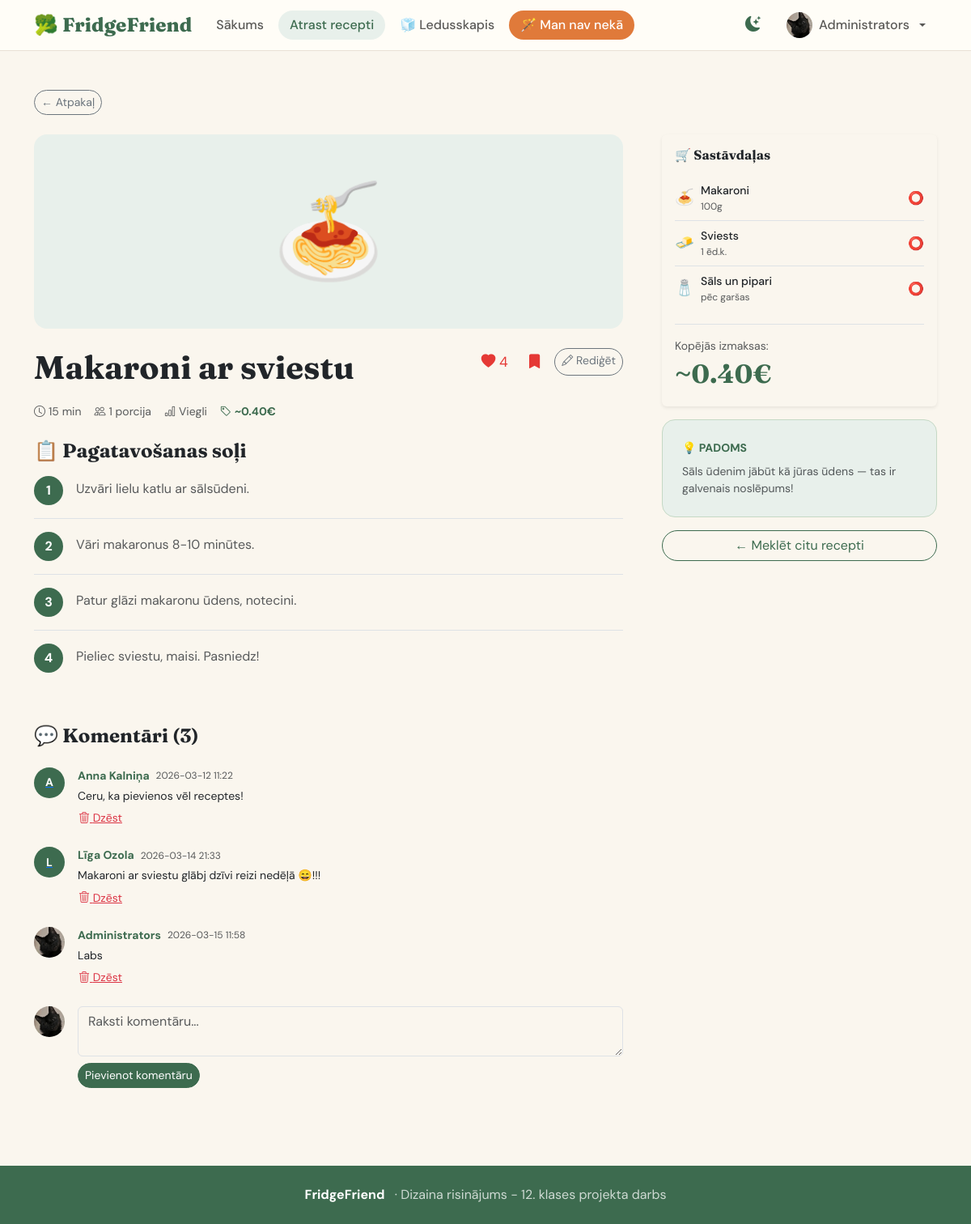
/recepte/2 (signed in), run on the app's committed database.
### tables this page shows
CREATE TABLE users (
            id            INTEGER PRIMARY KEY AUTOINCREMENT,
            username      TEXT    UNIQUE NOT NULL,
            email         TEXT    UNIQUE NOT NULL,
            password_hash TEXT    NOT NULL,
            display_name  TEXT,
            bio           TEXT,
            profile_pic   TEXT,
            is_admin      INTEGER DEFAULT 0,
            created_at    TEXT    DEFAULT CURRENT_TIMESTAMP
        );

CREATE TABLE recipes (
            id           INTEGER PRIMARY KEY AUTOINCREMENT,
            name         TEXT    NOT NULL,
            emoji        TEXT    DEFAULT "🍽️",
            time_minutes INTEGER DEFAULT 15,
            cost_eur     REAL    DEFAULT 1.0,
            difficulty   TEXT    DEFAULT "Viegli",
            serves       TEXT    DEFAULT "1 porcija",
            tip          TEXT,
            description  TEXT,
            created_by   INTEGER,
            is_official  INTEGER DEFAULT 1,
            is_public    INTEGER DEFAULT 1,
            created_at   TEXT    DEFAULT CURRENT_TIMESTAMP,
            FOREIGN KEY(created_by) REFERENCES users(id) ON DELETE SET NULL
        );

CREATE TABLE recipe_steps (
            id          INTEGER PRIMARY KEY AUTOINCREMENT,
            recipe_id   INTEGER NOT NULL,
            step_number INTEGER,
            description TEXT,
            FOREIGN KEY(recipe_id) REFERENCES recipes(id) ON DELETE CASCADE
        );

CREATE TABLE comments (
            id         INTEGER PRIMARY KEY AUTOINCREMENT,
            user_id    INTEGER,
            recipe_id  INTEGER NOT NULL,
            content    TEXT    NOT NULL,
            created_at TEXT    DEFAULT CURRENT_TIMESTAMP,
            FOREIGN KEY(user_id)   REFERENCES users(id)   ON DELETE SET NULL,
            FOREIGN KEY(recipe_id) REFERENCES recipes(id) ON DELETE CASCADE
        );

CREATE TABLE recipe_ingredients (
            id              INTEGER PRIMARY KEY AUTOINCREMENT,
            recipe_id       INTEGER NOT NULL,
            ingredient_name TEXT,
            emoji           TEXT,
            amount          TEXT,
            is_optional     INTEGER DEFAULT 0,
            FOREIGN KEY(recipe_id) REFERENCES recipes(id) ON DELETE CASCADE
        );

### app.py (the view)
@app.route('/recepte/<int:recipe_id>')
def recepte(recipe_id):
    recipe = recipes.get_by_id(recipe_id)
    if not recipe:
        flash('Recepte nav atrasta.', 'danger')
        return redirect(url_for('receptes'))
    user = get_current_user()
    return render_template('recepte.html',
        recipe=recipe,
        steps=recipes.get_steps(recipe_id),
        ingredients=recipes.get_ingredients(recipe_id),
        recipe_comments=comments.get_for_recipe(recipe_id),
        selected=request.args.get('selected', '').split(','),
        user_liked=likes.user_liked(user['id'], recipe_id) if user else False,
        user_faved=favorites.is_favorite(user['id'], recipe_id) if user else False,
        like_count=likes.count(recipe_id))

### templates/recepte.html (shortened to what this page needs)
{% extends "base.html" %}
{% block content %}
<div class="container-xl py-5">
  <a href="{{ url_for('receptes') }}" class="btn btn-outline-secondary btn-sm btn-pill mb-4">← Atpakaļ</a>
  <div class="row g-5">
    <div class="col-lg-8">
      <div class="rounded-4 d-flex align-items-center justify-content-center mb-4" style="height:240px;background:var(--ff-green-pale);font-size:7rem;">
        {{ recipe.emoji }}
      </div>
      <div class="d-flex flex-wrap align-items-start justify-content-between gap-3 mb-3">
        <div>
          <h1 class="ff-display fw-bold mb-1">{{ recipe.name }}</h1>
        </div>
        <div class="d-flex gap-2">
          <form method="POST" action="{{ url_for('toggle_like', recipe_id=recipe.id) }}" id="like-form">
            <button type="submit" class="btn btn-like {% if user_liked %}liked{% endif %}" id="like-btn" title="Patīk">
              <i class="bi bi-heart{% if user_liked %}-fill{% endif %}"></i>
              <span id="like-count">{{ like_count }}</span>
            </button>
          </form>
          {% if current_user %}
          <form method="POST" action="{{ url_for('toggle_favorite', recipe_id=recipe.id) }}" id="fav-form">
            <button type="submit" class="btn btn-like {% if user_faved %}liked{% endif %}" id="fav-btn" title="Pievienot izlasei">
              <i class="bi bi-bookmark{% if user_faved %}-fill{% endif %}"></i>
            </button>
          </form>
          {% endif %}
          {% if current_user and (current_user.id == recipe.created_by or current_user.is_admin) %}
          <a href="{{ url_for('rediget_recepti', recipe_id=recipe.id) }}" class="btn btn-outline-secondary btn-sm btn-pill">
            <i class="bi bi-pencil"></i> Rediģēt
          </a>
          {% endif %}
        </div>
      </div>
      <div class="d-flex flex-wrap gap-3 mb-4 text-muted small">
        <span><i class="bi bi-clock me-1"></i>{{ recipe.time_minutes }} min</span>
        <span><i class="bi bi-people me-1"></i>{{ recipe.serves }}</span>
        <span><i class="bi bi-bar-chart me-1"></i>{{ recipe.difficulty }}</span>
        <span class="ff-green-text fw-bold"><i class="bi bi-tag me-1"></i>~{{ "%.2f"|format(recipe.cost_eur) }}€</span>
      </div>
      <h4 class="ff-display fw-bold mb-3">📋 Pagatavošanas soļi</h4>
      {% for step in steps %}
      <div class="d-flex gap-3 mb-3 pb-3 {% if not loop.last %}border-bottom{% endif %}">
        <div class="step-num flex-shrink-0">{{ step.step_number }}</div>
        <p class="text-muted mb-0 mt-1">{{ step.description }}</p>
      </div>
      {% endfor %}
      <div id="comments" class="mt-5">
        <h4 class="ff-display fw-bold mb-4">💬 Komentāri ({{ recipe_comments|length }})</h4>
        {% for c in recipe_comments %}
        <div class="d-flex gap-3 mb-4">
          <a href="{{ url_for('publiskais_profils', username=c.username) if c.username else '#' }}">
            <div class="comment-avatar">
              {% if c.profile_pic %}<img src="{{ url_for('static', filename='uploads/avatars/'+c.profile_pic) }}" alt="">
              {% else %}{{ (c.display_name or c.username or '?')[0].upper() }}{% endif %}
            </div>
          </a>
          <div class="flex-grow-1">
            <div class="d-flex align-items-center gap-2 mb-1">
              <a href="{{ url_for('publiskais_profils', username=c.username) if c.username else '#' }}" class="fw-bold small text-decoration-none ff-green-text">
                {{ c.display_name or c.username or 'Dzēsts lietotājs' }}
              </a>
              <span class="text-muted" style="font-size:.75rem">{{ c.created_at[:16] }}</span>
            </div>
            <p class="mb-1 small">{{ c.content }}</p>
            {% if current_user and (current_user.id == c.user_id or current_user.is_admin) %}
            <form method="POST" action="{{ url_for('delete_comment', comment_id=c.id) }}" class="d-inline">
              <button type="submit" class="btn btn-link btn-sm text-danger p-0" onclick="return confirm('Dzēst komentāru?')">
                <i class="bi bi-trash3"></i> Dzēst
              </button>
            </form>
            {% endif %}
          </div>
        </div>
        {% else %}
        <p class="text-muted fst-italic">Vēl nav komentāru. Esi pirmais!</p>
        {% endfor %}
        {% if current_user %}
        <form method="POST" action="{{ url_for('add_comment', recipe_id=recipe.id) }}" class="mt-4">
          <div class="d-flex gap-3">
            <div class="comment-avatar flex-shrink-0">
              {% if current_user.profile_pic %}<img src="{{ url_for('static', filename='uploads/avatars/'+current_user.profile_pic) }}" alt="">
              {% else %}{{ (current_user.display_name or current_user.username)[0].upper() }}{% endif %}
            </div>
            <div class="flex-grow-1">
              <textarea name="content" class="form-control mb-2" rows="2" placeholder="Raksti komentāru..." required></textarea>
              <button type="submit" class="btn btn-primary btn-sm btn-pill">Pievienot komentāru</button>
            </div>
          </div>
        </form>
        {% else %}
        <div class="alert alert-secondary mt-3">
          <a href="{{ url_for('login') }}" class="ff-green-text">Pieslēdzies</a>, lai komentētu.
        </div>
        {% endif %}
      </div>
    </div>
    <div class="col-lg-4">
      <div class="sticky-top" style="top:88px">
        <div class="card border-0 shadow-sm mb-3">
          <div class="card-body">
            <h6 class="ff-display fw-bold mb-3">🛒 Sastāvdaļas</h6>
            {% for ing in ingredients %}
            {% set have = ing.ingredient_name in selected %}
            <div class="d-flex align-items-center gap-2 py-2 {% if not loop.last %}border-bottom{% endif %}">
              <span style="font-size:1.2rem">{{ ing.emoji }}</span>
              <div class="flex-grow-1"><div class="small fw-medium">{{ ing.ingredient_name }}</div><div style="font-size:.75rem" class="text-muted">{{ ing.amount }}</div></div>
              <span>{% if have %}✅{% else %}⭕{% endif %}</span>
            </div>
            {% endfor %}
            <div class="mt-3 pt-3 border-top">
              <div class="small text-muted">Kopējās izmaksas:</div>
              <div class="ff-display fw-bold ff-green-text" style="font-size:2rem">~{{ "%.2f"|format(recipe.cost_eur) }}€</div>
            </div>
          </div>
        </div>
        {% if recipe.tip %}
        <div class="ff-sidebar-card mb-3">
          <div class="small fw-bold text-uppercase ff-green-text mb-2">💡 Padoms</div>
          <p class="small text-muted mb-0">{{ recipe.tip }}</p>
        </div>
        {% endif %}
        <a href="{{ url_for('sastavdalas') }}" class="btn btn-outline-primary btn-pill w-100">← Meklēt citu recepti</a>
      </div>
    </div>
  </div>
</div>
{% endblock %}

### templates/base.html (shortened to what this page needs)
<!DOCTYPE html>
<html lang="lv" data-bs-theme="light">
<head>
  <link href="https://cdn.jsdelivr.net/npm/bootstrap@5.3.3/dist/css/bootstrap.min.css" rel="stylesheet">
  <link href="https://cdn.jsdelivr.net/npm/bootstrap-icons@1.11.3/font/bootstrap-icons.min.css" rel="stylesheet">
  <link rel="stylesheet" href="{{ url_for('static', filename='style.css') }}">
</head>
<body class="page-fade">
<nav class="navbar navbar-expand-lg sticky-top">
  <div class="container-xl">
    <a class="navbar-brand" href="{{ url_for('sakums') }}">🥦 FridgeFriend</a>
    <div class="collapse navbar-collapse" id="navMenu">
      <ul class="navbar-nav me-auto gap-1">
        <li class="nav-item">
          <a class="nav-link {% if request.endpoint=='sakums' %}active{% endif %}" href="{{ url_for('sakums') }}">Sākums</a>
        </li>
        <li class="nav-item">
          <a class="nav-link {% if request.endpoint in ['sastavdalas','receptes','recepte'] %}active{% endif %}" href="{{ url_for('sastavdalas') }}">Atrast recepti</a>
        </li>
        <li class="nav-item">
          <a class="nav-link {% if request.endpoint=='mans_ledusskapis' %}active{% endif %}" href="{{ url_for('mans_ledusskapis') }}">🧊 Ledusskapis</a>
        </li>
        <li class="nav-item">
          <a class="nav-link btn-orange {% if request.endpoint=='mann_nav' %}active{% endif %}" href="{{ url_for('mann_nav') }}">🪄 Man nav nekā</a>
        </li>
      </ul>
      <ul class="navbar-nav align-items-center gap-2">
        <li class="nav-item">
          <button id="darkToggle" title="Tumšais/gaišais režīms">
            <i class="bi bi-moon-stars-fill" id="darkIcon"></i>
          </button>
        </li>
        {% if current_user %}
        <li class="nav-item dropdown">
          <a class="nav-link dropdown-toggle d-flex align-items-center gap-2" href="#" data-bs-toggle="dropdown">
            <div class="nav-avatar">
              {% if current_user.profile_pic %}
                <img src="{{ url_for('static', filename='uploads/avatars/' + current_user.profile_pic) }}" alt="">
              {% else %}
                {{ (current_user.display_name or current_user.username)[0].upper() }}
              {% endif %}
            </div>
            <span class="d-none d-lg-inline">{{ current_user.display_name or current_user.username }}</span>
          </a>
        </li>
        {% else %}
        <li class="nav-item"><a class="nav-link" href="{{ url_for('login') }}">Pieslēgties</a></li>
        <li class="nav-item"><a class="btn btn-primary btn-sm btn-pill px-3" href="{{ url_for('register') }}">Reģistrēties</a></li>
        {% endif %}
      </ul>
    </div>
  </div>
</nav>
{% block content %}{% endblock %}
<footer class="py-4 mt-5">
  <div class="container-xl text-center">
    <strong class="text-white">FridgeFriend</strong>
    <span class="ms-2">·  Dizaina risinājums - 12. klases projekta darbs </span>
  </div>
</footer>
</body>
</html>

### data on the page
users: profile_pic (picture), display_name "Administrators"
recipes: emoji "🍝", name "Makaroni ar sviestu", time_minutes "15", serves "1 porcija", difficulty "Viegli", cost_eur "0.40", tip "Sāls ūdenim jābūt kā jūras ūdens — tas ir galvenais noslēpums!"
recipe_steps: step_number "1", description "Uzvāri lielu katlu ar sālsūdeni."
recipe_steps: step_number "2", description "Vāri makaronus 8-10 minūtes."
recipe_steps: step_number "3", description "Patur glāzi makaronu ūdens, notecini."
recipe_steps: step_number "4", description "Pieliec sviestu, maisi. Pasniedz!"
comments: display_name "Anna Kalniņa", created_at "2026-03-12 11:22", content "Ceru, ka pievienos vēl receptes!"
users: display_name "A"
comments: display_name "Līga Ozola", created_at "2026-03-14 21:33", content "Makaroni ar sviestu glābj dzīvi reizi nedēļā 😄!!!"
users: display_name "L"
comments: profile_pic (picture), display_name "Administrators", created_at "2026-03-15 11:58", content "Labs"
recipe_ingredients: emoji "🍝", ingredient_name "Makaroni", amount "100g"
recipe_ingredients: emoji "🧈", ingredient_name "Sviests", amount "1 ēd.k."
recipe_ingredients: emoji "🧂", ingredient_name "Sāls un pipari", amount "pēc garšas"

### other printed values
{{ like_count }} "4"
{{ recipe_comments|length }} "3"
